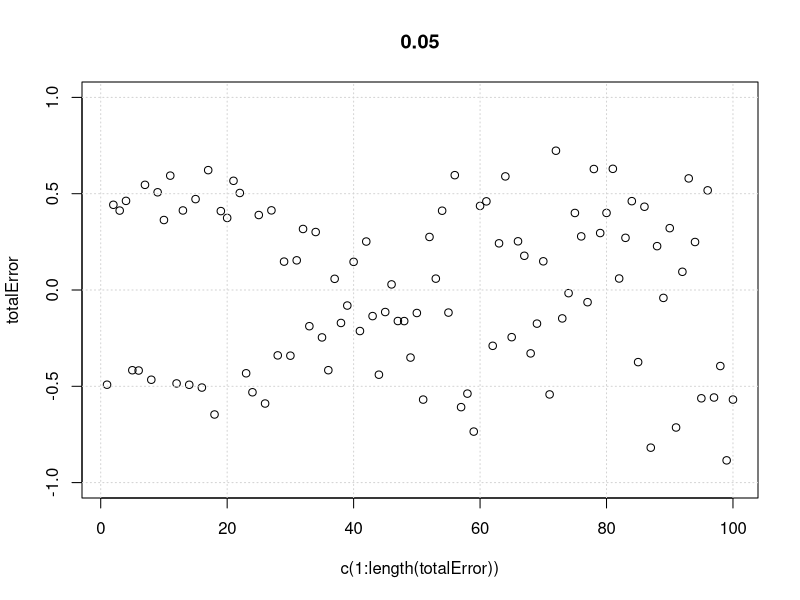
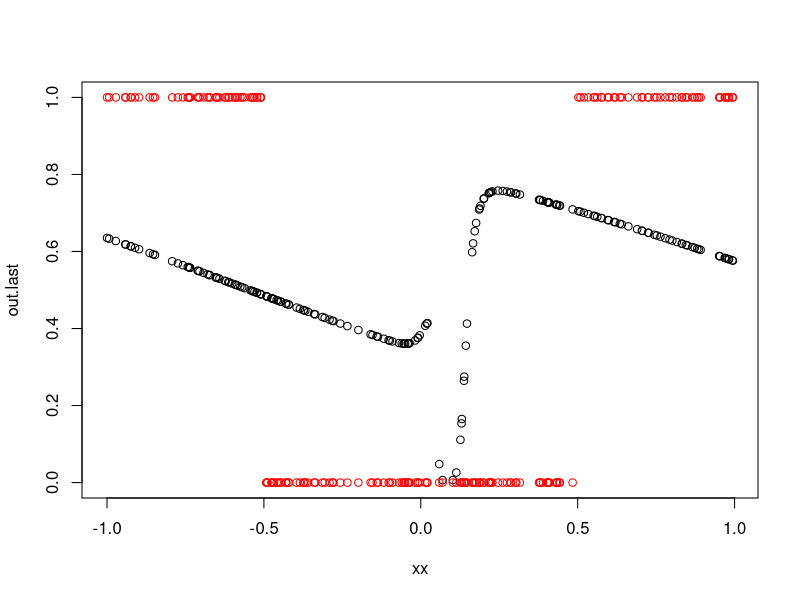

Source code (R) for these figures, in order:

# facteur d'apprentissage "mu"
mu <- 0.05

acti <- function(x){
   return(1/(1+exp(-x)))
}

deacti <- function(x){
   return(acti(x)*(1-acti(x)))
}

# couche C1 (entrée) : 1 neurone
# C2 (sortie) : 1 neurone

# test de plusieurs facteuirs d'apprentissage :
for(mu in c(0.05)){ # for(mu in seq(0.05,0.05,0.01)){


xxlen <- 100
xx <- runif(xxlen)*2-1
yy <- as.numeric(xx<(-.5) | xx>.5)

# 1 2 3
# - - -
# 0 0     # bias 
# 1 1 1
#   2

couches <- c(1,4,1)
#couches <- c(2,3,3,1)
coucheswithbias <- couches+1
coucheswithbias[length(coucheswithbias)] <- coucheswithbias[length(coucheswithbias)]-1

neuronesNB <- sum(coucheswithbias)
neuronesID <- 1:neuronesNB

# weights matrix
weights <- matrix(NA,nrow=neuronesNB, ncol=neuronesNB)

# attribute random weights
ncount <- 1
for(i in 2:length(coucheswithbias)){
   nh <- coucheswithbias[i-1]
   ni <- coucheswithbias[i]
   
   weights[
       ncount:(ncount+nh-1)
      ,(ncount+nh):(ncount+nh+ni-1)
   ] <- rnorm(nh*ni)
   
   if(i!=length(coucheswithbias)){
      weights[
          ncount:(ncount+nh-1)
         ,(ncount+nh)
      ] <- NA
   }
   ncount <- ncount+nh
}
weights <- round(weights,3)
#print(weights)



# \1 2 . 3 4 5 . 6
# 1
# 2
# .
# 3 
# 4
# 5
# .
# 6


totalError <- c()
nmax <- 100000
for(n in 1:nmax){
	if(n%%(nmax/100)==0){print(n)}

sumError <- rep(0,couches[length(couches)])

#for(i in 1:xxlen){
   
   
   xxi <- runif(1)*2-1 # xx[i]
   yyi <- as.numeric(xxi<(-.5) | xxi>.5) # yy[i]
   
   # forward propagation of signal
   neurones_value <- rep(0,neuronesNB)
   ncount <- 1 
   for(j in 1:(length(coucheswithbias))){#-1)){
   
      if(j==1){  # si couche d'entrée alors valeurs d'entrée
         neurones_value[1:coucheswithbias[1]] <- c(1,xxi)
      }else{  # sinon calculer sommes pondérées et fonction d'activation
         for(k in (sum(coucheswithbias[1:(j-1)])+1):(sum(coucheswithbias[1:j]))){
            if(k==(sum(coucheswithbias[1:(j-1)])+1) & j!=length(couches)){  # si bias alors 1
               neurones_value[k] <- 1
            }else{  # si neurone normal alors acti(somme pondérée)
                  if(j==2){prevfirst <- 1}else{prevfirst <- (sum(coucheswithbias[1:(j-2)])+1)}
               neurones_value[k] <-
               acti(
                 sum(
                   as.vector(
                     weights[
                       prevfirst:(sum(coucheswithbias[1:(j-1)])), k
                     ]
                   ) * 
                   neurones_value[
                     prevfirst:(sum(coucheswithbias[1:(j-1)]))
                   ]
                 )
               )
            }
         }
      }
      ncount <- ncount+coucheswithbias[j]
   }
   # print(neurones_value)
   
   # backpropagation des deltas :
   
   deltas <- rep(0,neuronesNB)
   
   for(j in length(coucheswithbias):2){
      ncount <- ncount-coucheswithbias[j]
   
      if(j==length(coucheswithbias)){ # si couche de sortie
         deltas[(sum(coucheswithbias[1:(j-1)])+1):sum(coucheswithbias)] <-
               yyi-neurones_value[(sum(coucheswithbias[1:(j-1)])+1):sum(coucheswithbias)]
            sumError <- sumError+deltas[(sum(coucheswithbias[1:(j-1)])+1):sum(coucheswithbias)]
   
      }else{ # sinon, pour chaque neurone de la couche...
         for(k in (sum(coucheswithbias[1:(j-1)])+1):sum(coucheswithbias[1:j])){
            
            # si couche juste devant celle de sortie, prendre en compte que la couche de sortie n'a pas de bias
            if(j==(length(coucheswithbias)-1)){addedbias <- 0}else{addedbias <- 1}
            
            nextfirst <- sum(coucheswithbias[1:j])+1+addedbias
            nextlast  <- sum(coucheswithbias[1:(j+1)])

            deltas[k] <-
               deacti(neurones_value[k])*
               sum(
                  deltas[nextfirst:nextlast]*
                  as.vector(weights[k,nextfirst:nextlast])
               )
               
         }
   
      }
   }
   
   # print(round(weights,2))

   # forward propagation of weights modifications
   
   #exemple : p1021 <- p1021+.1*n10*d21
   
   matrixweightsid <- which(!is.na(weights))
   
   for(weiid in matrixweightsid){
   
      wei <- weights[weiid]
      matrixweightscolumn <- 1+weiid%/%neuronesNB
      matrixweightsrow <- weiid%%neuronesNB
      
      weights[weiid] <- wei+mu*neurones_value[matrixweightsrow]*deltas[matrixweightscolumn]
   
   }
   
   # matrixweightsid <- which(!is.na(weights))

   # matrixweightscolumn <- 1+matrixweightsid%/%neuronesNB
   # matrixweightsrow <- matrixweightsid%%neuronesNB
      # print(cbind(deltas,matrixweightscolumn,matrixweightsrow))

   # for(k in 1:neuronesNB){
     #  print(k)
	#print(weights[matrixweightsrow[k],matrixweightscolumn[k]])
	#print(neurones_value[matrixweightsrow[k]])
	#print(deltas[matrixweightscolumn[k]])

      # tmp <- weights[matrixweightsrow[k],matrixweightscolumn[k]] +
        #  0.1 *
        #  neurones_value[matrixweightsrow[k]] *
         # deltas[matrixweightscolumn[k]]
# print(paste(k,":",tmp))
  #     weights[matrixweightsrow[k],matrixweightscolumn[k]] <- tmp
   # }
   
      
   
# yyout <- acti(weights[3,6]*1+weights[4,6]*acti(weights[1,4]*1+weights[2,4]*xx)+weights[5,6]*acti(weights[1,5]*1+weights[2,5]*xx))
# plot(yyout~xx)

#}

# enregistrement de l'erreur en sortie
if(n%%(nmax/100)==0){
	totalError <- c(totalError,sumError[1])
}


}

xx <- c()
yy <- c()
out.last <- c()
for(i in 1:200){
   
   xxi <- runif(1)*2-1 # xx[i]
   yyi <- as.numeric(xxi<(-.5) | xxi>.5) # yy[i]
   
	xx <- c(xx,xxi)
	yy <- c(yy,yyi)

   # forward propagation of signal
   neurones_value <- rep(0,neuronesNB)
   ncount <- 1 
   for(j in 1:(length(coucheswithbias))){#-1)){
   
      if(j==1){  # si couche d'entrée alors valeurs d'entrée
         neurones_value[1:coucheswithbias[1]] <- c(1,xxi)
      }else{  # sinon calculer sommes pondérées et fonction d'activation
         for(k in (sum(coucheswithbias[1:(j-1)])+1):(sum(coucheswithbias[1:j]))){
            if(k==(sum(coucheswithbias[1:(j-1)])+1) & j!=length(couches)){  # si bias alors 1
               neurones_value[k] <- 1
            }else{  # si neurone normal alors acti(somme pondérée)
                  if(j==2){prevfirst <- 1}else{prevfirst <- (sum(coucheswithbias[1:(j-2)])+1)}
               neurones_value[k] <-
               acti(
                 sum(
                   as.vector(
                     weights[
                       prevfirst:(sum(coucheswithbias[1:(j-1)])), k
                     ]
                   ) * 
                   neurones_value[
                     prevfirst:(sum(coucheswithbias[1:(j-1)]))
                   ]
                 )
               )
            }
         }
      }
      
   }
   # print(neurones_value)
   out.last <- c(out.last,neurones_value[neuronesNB])
}

x11()
plot(totalError~c(1:length(totalError)), ylim=c(-1,1), main=mu)
grid()

#xx <- xx

#yyout <- acti(weights[3,6]*1+weights[4,6]*acti(weights[1,4]*1+weights[2,4]*xx)+weights[5,6]*acti(weights[1,5]*1+weights[2,5]*xx))
#plot(yyout~xx)

plot(out.last ~ xx, ylim=c(min(c(out.last,yy)),max(c(out.last,yy))))
points(x=xx,y=yy, col="red")

}
